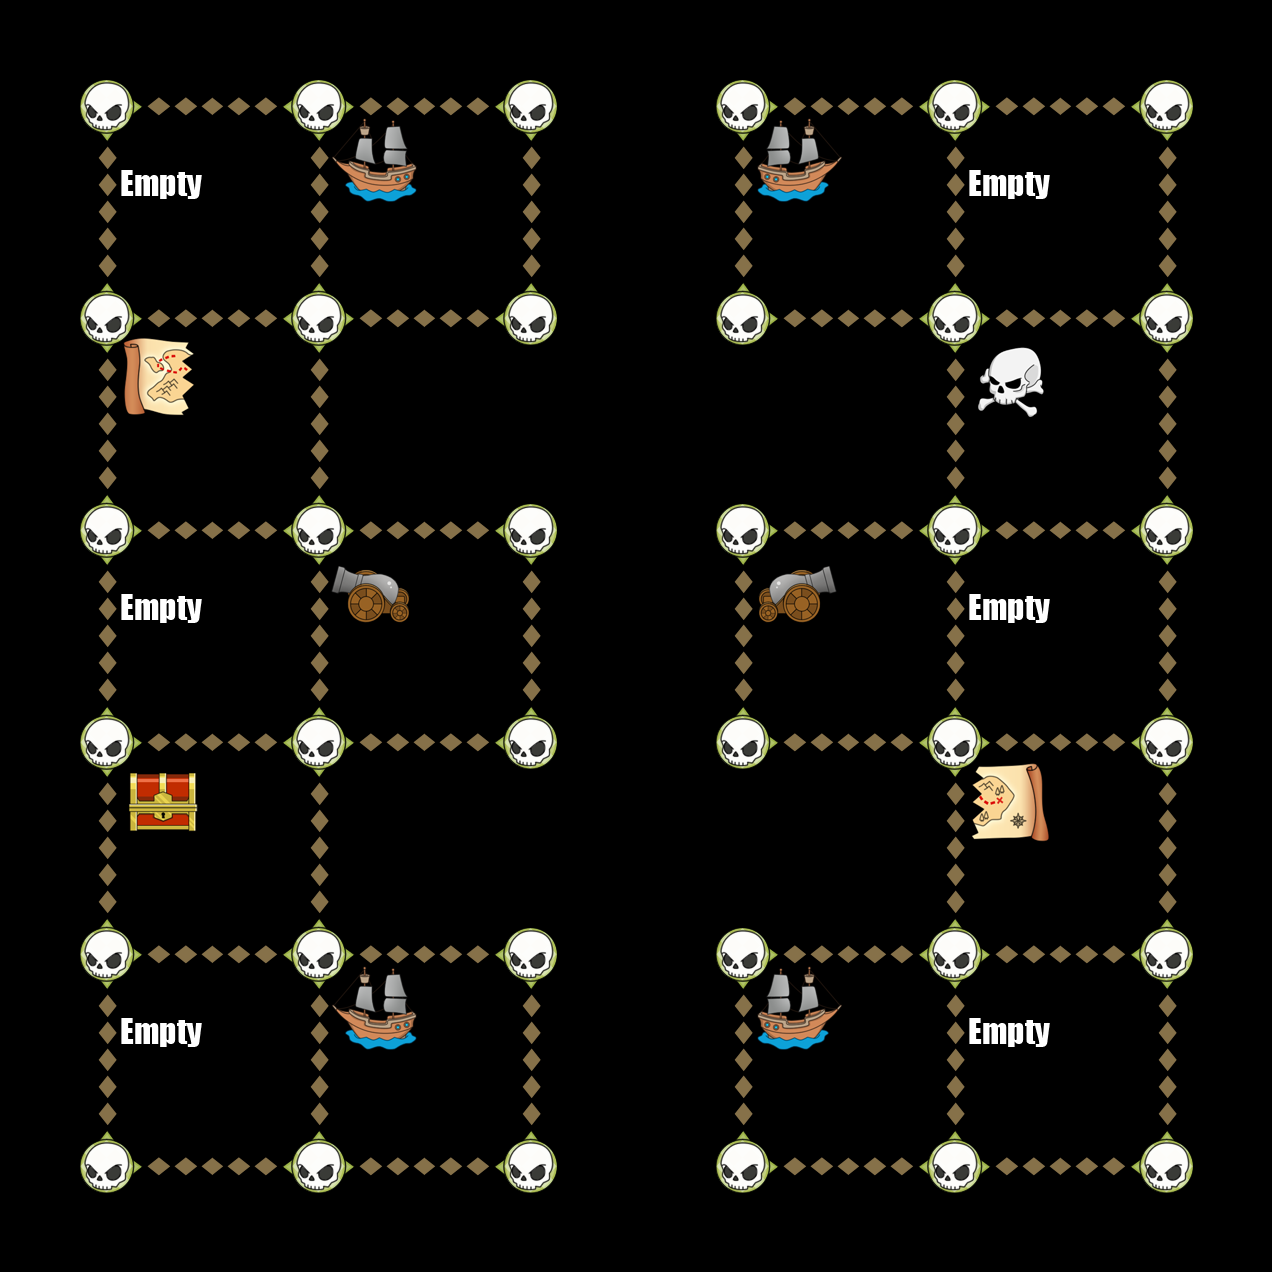

This is a level from a 2D game, rendered from its Tiled map with the project's own tilesets. A one-line summary and the map file follow, with tile-layer data summarised:
An orthogonal 6x6 tile map with 212x212 px tiles, 6 tile layers (Down, Up, Left, Right, ...).

<map version="1.0" orientation="orthogonal" width="6" height="6" tilewidth="212" tileheight="212">
 <tileset firstgid="1" name="TileGraphic_Final-ipadhd" tilewidth="212" tileheight="212">
  <image source="TileGraphic_Final-ipadhd.png" width="636" height="1060" />
  <tile id="0">
   <properties>
    <property name="LineFilled" value="True" />
   </properties>
  </tile>
  <tile id="2">
   <properties>
    <property name="Item" value="TreasureBox" />
   </properties>
  </tile>
  <tile id="4">
   <properties>
    <property name="RowFilled" value="True" />
   </properties>
  </tile>
  <tile id="6">
   <properties>
    <property name="Item" value="CannonLeft" />
   </properties>
  </tile>
  <tile id="7">
   <properties>
    <property name="Item" value="ShipRight" />
   </properties>
  </tile>
  <tile id="8">
   <properties>
    <property name="Item" value="MapOne" />
   </properties>
  </tile>
  <tile id="9">
   <properties>
    <property name="Item" value="CannonRight" />
   </properties>
  </tile>
  <tile id="10">
   <properties>
    <property name="Item" value="ShipLeft" />
   </properties>
  </tile>
  <tile id="11">
   <properties>
    <property name="Item" value="MapTwo" />
   </properties>
  </tile>
  <tile id="12">
   <properties>
    <property name="Item" value="Empty" />
   </properties>
  </tile>
  <tile id="13">
   <properties>
    <property name="Item" value="Skull" />
   </properties>
  </tile>
  <tile id="14">
   <properties>
    <property name="Item" value="Fog" />
   </properties>
  </tile>
 </tileset>
 <layer name="Down" width="6" height="6">
  <data>[36 cells, 26 non-empty, 1 distinct tile ids]</data>
 </layer>
 <layer name="Up" width="6" height="6">
  <data>[36 cells, 26 non-empty, 1 distinct tile ids]</data>
 </layer>
 <layer name="Left" width="6" height="6">
  <data>[36 cells, 24 non-empty, 1 distinct tile ids]</data>
 </layer>
 <layer name="Right" width="6" height="6">
  <data>[36 cells, 24 non-empty, 1 distinct tile ids]</data>
 </layer>
 <layer name="Dots" width="6" height="6">
  <data>[36 cells, 36 non-empty, 1 distinct tile ids]</data>
 </layer>
 <layer name="Items" width="6" height="6">
  <data>[36 cells, 16 non-empty, 9 distinct tile ids]</data>
 </layer>
</map>
